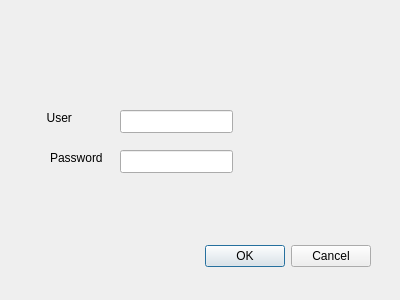
<?xml version="1.0" encoding="UTF-8"?>
<ui version="4.0">
 <class>Dialog</class>
 <widget class="QDialog" name="Dialog">
  <property name="geometry">
   <rect>
    <x>0</x>
    <y>0</y>
    <width>400</width>
    <height>300</height>
   </rect>
  </property>
  <property name="windowTitle">
   <string>Dialog</string>
  </property>
  <widget class="QDialogButtonBox" name="buttonBox">
   <property name="geometry">
    <rect>
     <x>30</x>
     <y>240</y>
     <width>341</width>
     <height>32</height>
    </rect>
   </property>
   <property name="orientation">
    <enum>Qt::Horizontal</enum>
   </property>
   <property name="standardButtons">
    <set>QDialogButtonBox::Cancel|QDialogButtonBox::Ok</set>
   </property>
  </widget>
  <widget class="QLabel" name="label">
   <property name="geometry">
    <rect>
     <x>40</x>
     <y>110</y>
     <width>59</width>
     <height>15</height>
    </rect>
   </property>
   <property name="text">
    <string>  User</string>
   </property>
  </widget>
  <widget class="QLabel" name="label_2">
   <property name="geometry">
    <rect>
     <x>50</x>
     <y>150</y>
     <width>59</width>
     <height>15</height>
    </rect>
   </property>
   <property name="text">
    <string>Password</string>
   </property>
  </widget>
  <widget class="QLineEdit" name="user_line">
   <property name="geometry">
    <rect>
     <x>120</x>
     <y>110</y>
     <width>113</width>
     <height>23</height>
    </rect>
   </property>
  </widget>
  <widget class="QLineEdit" name="lineEdit_2">
   <property name="geometry">
    <rect>
     <x>120</x>
     <y>150</y>
     <width>113</width>
     <height>23</height>
    </rect>
   </property>
  </widget>
 </widget>
 <resources/>
 <connections>
  <connection>
   <sender>buttonBox</sender>
   <signal>accepted()</signal>
   <receiver>Dialog</receiver>
   <slot>accept()</slot>
   <hints>
    <hint type="sourcelabel">
     <x>248</x>
     <y>254</y>
    </hint>
    <hint type="destinationlabel">
     <x>157</x>
     <y>274</y>
    </hint>
   </hints>
  </connection>
  <connection>
   <sender>buttonBox</sender>
   <signal>rejected()</signal>
   <receiver>Dialog</receiver>
   <slot>reject()</slot>
   <hints>
    <hint type="sourcelabel">
     <x>316</x>
     <y>260</y>
    </hint>
    <hint type="destinationlabel">
     <x>286</x>
     <y>274</y>
    </hint>
   </hints>
  </connection>
 </connections>
</ui>
